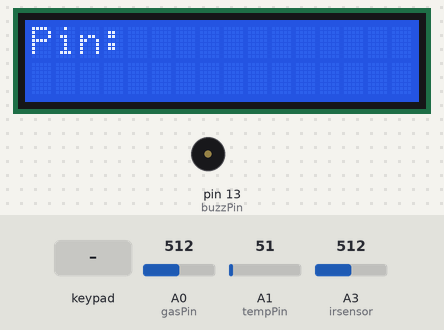
Recording of a sketch running on a simulated Arduino Uno, built with avr-gcc and run on an emulated ATmega328P. Shown: 16×2 character LCD, buzzer (waves = sounding, pin HIGH). The test bench sets the inputs (shaded band); at power-on: A0 (gasPin) = 512, A1 (tempPin) = 51, A3 (irsensor) = 512. What the sketch prints to the serial monitor is not drawn.

Above: at 1.2 s.
1.3 s: keypad keys 1 3 7 7 pressed 0.4 s apart
At 4.1 s:
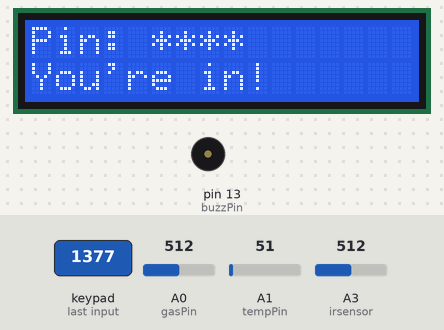
At 9.4 s:
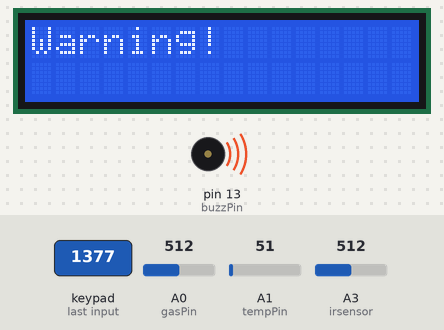
Timing chart, 0 to 19.5 s (numbered marks = the images above; inputs shaded):
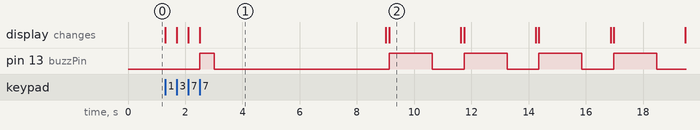

The sketch:

pin-based-security.ino
```cpp
#include <LiquidCrystal.h>
#include <Key.h>
#include <Keypad.h>

const byte ROWS = 4; //four rows
const byte COLS = 3; //three columns
char keys[ROWS][COLS] = {
  {'1', '2', '3'},
  {'4', '5', '6'},
  {'7', '8', '9'},
  {'*', '0', '#'}
};

byte rowPins[ROWS] = {
  0, 1, 2, 3
}; //connect to the row pinouts of the keypad
byte colPins[COLS] = {
  4, 5, 6
}; //connect to the column pinouts of the keypad

Keypad keypad = Keypad(makeKeymap(keys), rowPins, colPins, ROWS, COLS);

LiquidCrystal lcd(11, 12, 10, 9, 8, 7);
int temp;
boolean correct = false;
String str = "";
int irsensor = 3;
int tempPin = 1;
int gasPin = 0;
int gasValue;
int motion;
int buzzPin = 13;
const String password = "1377";

void setup() {
  Serial.begin(9600);
  pinMode(buzzPin, OUTPUT);
  lcd.begin(16, 2);
  lcd.clear();
  lcd.print("Pin: ");
}

void loop() {
  char key = keypad.getKey();
  if (key) {
    str += key;
    lcd.print('*');
    if (str.length() == 4) {
      if (str.equals(password)) {
        lcd.setCursor(0, 2);
        lcd.print("You're in!");
        correct = true;
        beep();
        str = "";
        delay(6000);
        lcd.clear();
      } else {
        lcd.setCursor(0, 2);
        lcd.print("Unauthorized");
        doubleBeep();
        str = "";
        delay(6000);
        lcd.clear();
        lcd.print("Pin: ");
      }
    }
  }
  if (correct == true) {
    security();
  }

}

void beep() {
  digitalWrite(buzzPin, HIGH);
  delay(500);
  digitalWrite(buzzPin, LOW);
}
void doubleBeep() {
  digitalWrite(buzzPin, HIGH);
  delay(1500);
  digitalWrite(buzzPin, LOW);
}

void security() {
  lcd.clear();
  motion = analogRead(irsensor);
  Serial.println(motion);
  temp = analogRead(tempPin);
  delay(10);
  temp = temp * 0.48828125;
  gasValue = analogRead(gasPin);
  delay(100);

  if (temp <= 50 && gasValue <= 500) {
    lcd.print("Welcome Home!");
    lcd.setCursor(0, 2);
    lcd.print("T=");
    lcd.print(temp);
    lcd.print("'C");
    lcd.print(" ");
    lcd.print("G=");
    lcd.print(gasValue);
    if (motion > 110) {
      lcd.print(" M");
      beep();
    } else {
      lcd.print(" S");
      delay(1000);
    }
  } else {
    lcd.clear();
    lcd.print("Warning!");
    doubleBeep();
  }
  delay(1000);
}
```

Measured:
- after the input at 1.3 s, pin 13 (buzzPin): goes HIGH 0.50 s, LOW 6.1 s, 3 × (HIGH 1.5 s, LOW 1.1 s), HIGH 1.5 s, then LOW, starting after 1.2 s; the display: first changes at once (image 1 shows a later state)
- what the display in image 1 shows lasts 6.5 s, from 2.5 s to 9.0 s
